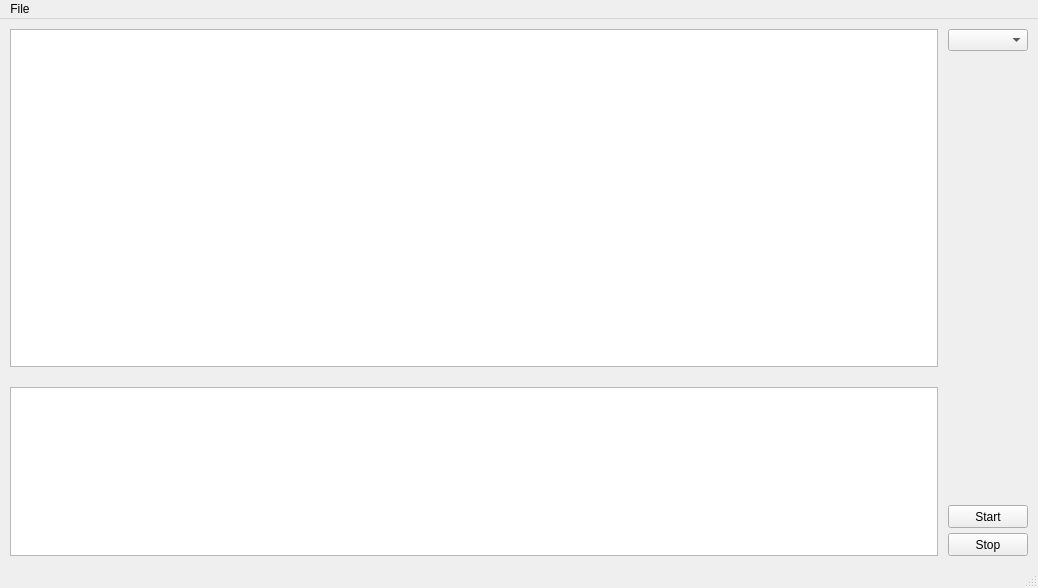
<?xml version="1.0" encoding="UTF-8"?>
<ui version="4.0">
 <class>MainWindow</class>
 <widget class="QMainWindow" name="MainWindow">
  <property name="geometry">
   <rect>
    <x>0</x>
    <y>0</y>
    <width>1038</width>
    <height>588</height>
   </rect>
  </property>
  <property name="windowTitle">
   <string>MainWindow</string>
  </property>
  <widget class="QWidget" name="centralwidget">
   <layout class="QGridLayout" name="gridLayout" rowstretch="2,1" columnstretch="18,0">
    <property name="leftMargin">
     <number>10</number>
    </property>
    <property name="topMargin">
     <number>10</number>
    </property>
    <property name="rightMargin">
     <number>10</number>
    </property>
    <property name="bottomMargin">
     <number>10</number>
    </property>
    <property name="horizontalSpacing">
     <number>10</number>
    </property>
    <property name="verticalSpacing">
     <number>20</number>
    </property>
    <item row="1" column="0">
     <layout class="QVBoxLayout" name="verticalLayout_2">
      <item>
       <widget class="QPlainTextEdit" name="textEditResult">
        <property name="enabled">
         <bool>true</bool>
        </property>
        <property name="sizePolicy">
         <sizepolicy hsizetype="Expanding" vsizetype="Expanding">
          <horstretch>0</horstretch>
          <verstretch>0</verstretch>
         </sizepolicy>
        </property>
        <property name="font">
         <font>
          <family>Rubik</family>
          <pointsize>12</pointsize>
         </font>
        </property>
        <property name="whatsThis">
         <string>&lt;html&gt;&lt;head/&gt;&lt;body&gt;&lt;p&gt;&lt;br/&gt;&lt;/p&gt;&lt;/body&gt;&lt;/html&gt;</string>
        </property>
        <property name="readOnly">
         <bool>true</bool>
        </property>
        <property name="plainText">
         <string/>
        </property>
       </widget>
      </item>
     </layout>
    </item>
    <item row="0" column="0">
     <layout class="QVBoxLayout" name="verticalLayout">
      <item>
       <widget class="QPlainTextEdit" name="textEditCode">
        <property name="sizePolicy">
         <sizepolicy hsizetype="Expanding" vsizetype="Expanding">
          <horstretch>0</horstretch>
          <verstretch>0</verstretch>
         </sizepolicy>
        </property>
        <property name="font">
         <font>
          <family>Rubik</family>
          <pointsize>12</pointsize>
          <weight>50</weight>
          <italic>false</italic>
          <bold>false</bold>
          <underline>false</underline>
          <strikeout>false</strikeout>
         </font>
        </property>
        <property name="whatsThis">
         <string>&lt;html&gt;&lt;head/&gt;&lt;body&gt;&lt;p&gt;&lt;br/&gt;&lt;/p&gt;&lt;/body&gt;&lt;/html&gt;</string>
        </property>
        <property name="plainText">
         <string/>
        </property>
       </widget>
      </item>
     </layout>
    </item>
    <item row="1" column="1">
     <layout class="QVBoxLayout" name="verticalLayout_3">
      <property name="spacing">
       <number>5</number>
      </property>
      <property name="topMargin">
       <number>0</number>
      </property>
      <property name="rightMargin">
       <number>0</number>
      </property>
      <property name="bottomMargin">
       <number>0</number>
      </property>
      <item>
       <spacer name="verticalSpacer">
        <property name="orientation">
         <enum>Qt::Vertical</enum>
        </property>
        <property name="sizeHint" stdset="0">
         <size>
          <width>20</width>
          <height>40</height>
         </size>
        </property>
       </spacer>
      </item>
      <item>
       <widget class="QPushButton" name="pushButtonStart">
        <property name="sizePolicy">
         <sizepolicy hsizetype="Fixed" vsizetype="Fixed">
          <horstretch>0</horstretch>
          <verstretch>0</verstretch>
         </sizepolicy>
        </property>
        <property name="minimumSize">
         <size>
          <width>80</width>
          <height>23</height>
         </size>
        </property>
        <property name="text">
         <string>Start</string>
        </property>
       </widget>
      </item>
      <item>
       <widget class="QPushButton" name="pushButtonStop">
        <property name="sizePolicy">
         <sizepolicy hsizetype="Fixed" vsizetype="Fixed">
          <horstretch>0</horstretch>
          <verstretch>0</verstretch>
         </sizepolicy>
        </property>
        <property name="minimumSize">
         <size>
          <width>80</width>
          <height>23</height>
         </size>
        </property>
        <property name="text">
         <string>Stop</string>
        </property>
       </widget>
      </item>
     </layout>
    </item>
    <item row="0" column="1">
     <layout class="QVBoxLayout" name="verticalLayout_4">
      <item>
       <widget class="QComboBox" name="comboBox">
        <property name="styleSheet">
         <string notr="true"/>
        </property>
        <property name="modelColumn">
         <number>0</number>
        </property>
       </widget>
      </item>
      <item>
       <spacer name="verticalSpacer_2">
        <property name="orientation">
         <enum>Qt::Vertical</enum>
        </property>
        <property name="sizeHint" stdset="0">
         <size>
          <width>20</width>
          <height>40</height>
         </size>
        </property>
       </spacer>
      </item>
     </layout>
    </item>
   </layout>
  </widget>
  <widget class="QStatusBar" name="statusbar"/>
  <widget class="QMenuBar" name="menubar">
   <property name="geometry">
    <rect>
     <x>0</x>
     <y>0</y>
     <width>1038</width>
     <height>21</height>
    </rect>
   </property>
   <widget class="QMenu" name="menuFile">
    <property name="title">
     <string>File</string>
    </property>
    <addaction name="actionNew"/>
    <addaction name="actionOpen"/>
    <addaction name="actionSave"/>
    <addaction name="separator"/>
    <addaction name="actionExit"/>
   </widget>
   <addaction name="menuFile"/>
  </widget>
  <action name="actionNew">
   <property name="text">
    <string>New</string>
   </property>
  </action>
  <action name="actionOpen">
   <property name="text">
    <string>Open</string>
   </property>
  </action>
  <action name="actionSave">
   <property name="text">
    <string>Save</string>
   </property>
  </action>
  <action name="actionExit">
   <property name="text">
    <string>Exit</string>
   </property>
  </action>
 </widget>
 <resources/>
 <connections/>
</ui>
